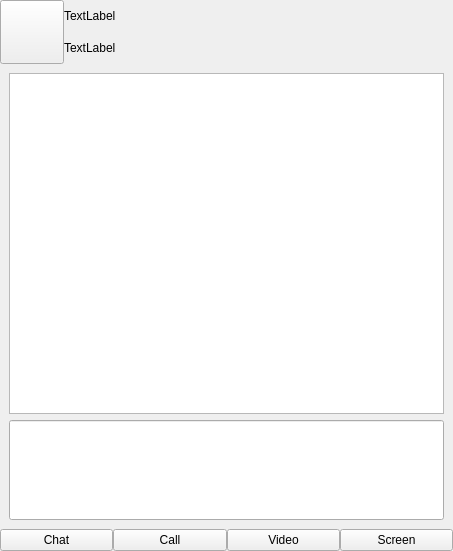
<?xml version="1.0" encoding="UTF-8"?>
<ui version="4.0">
 <class>BuddySessionWidget</class>
 <widget class="QWidget" name="BuddySessionWidget">
  <property name="geometry">
   <rect>
    <x>0</x>
    <y>0</y>
    <width>453</width>
    <height>551</height>
   </rect>
  </property>
  <property name="windowTitle">
   <string>Form</string>
  </property>
  <layout class="QVBoxLayout" name="verticalLayout_2">
   <property name="spacing">
    <number>0</number>
   </property>
   <property name="leftMargin">
    <number>0</number>
   </property>
   <property name="topMargin">
    <number>0</number>
   </property>
   <property name="rightMargin">
    <number>0</number>
   </property>
   <property name="bottomMargin">
    <number>0</number>
   </property>
   <item>
    <layout class="QHBoxLayout" name="horizontalLayout">
     <item>
      <widget class="QPushButton" name="buddyAvatar">
       <property name="sizePolicy">
        <sizepolicy hsizetype="Fixed" vsizetype="Fixed">
         <horstretch>0</horstretch>
         <verstretch>0</verstretch>
        </sizepolicy>
       </property>
       <property name="minimumSize">
        <size>
         <width>64</width>
         <height>64</height>
        </size>
       </property>
       <property name="maximumSize">
        <size>
         <width>64</width>
         <height>64</height>
        </size>
       </property>
       <property name="text">
        <string/>
       </property>
      </widget>
     </item>
     <item>
      <layout class="QVBoxLayout" name="buddyInfo">
       <item>
        <widget class="QLabel" name="buddyName">
         <property name="text">
          <string>TextLabel</string>
         </property>
        </widget>
       </item>
       <item>
        <widget class="QLabel" name="buddyDetails">
         <property name="text">
          <string>TextLabel</string>
         </property>
        </widget>
       </item>
      </layout>
     </item>
    </layout>
   </item>
   <item>
    <widget class="QStackedWidget" name="stackedWidget">
     <property name="sizePolicy">
      <sizepolicy hsizetype="Preferred" vsizetype="Preferred">
       <horstretch>0</horstretch>
       <verstretch>0</verstretch>
      </sizepolicy>
     </property>
     <property name="currentIndex">
      <number>0</number>
     </property>
     <widget class="QWidget" name="chatPage">
      <layout class="QVBoxLayout" name="verticalLayout_8">
       <item>
        <widget class="QTextEdit" name="chattedText">
         <property name="sizePolicy">
          <sizepolicy hsizetype="Expanding" vsizetype="Expanding">
           <horstretch>0</horstretch>
           <verstretch>0</verstretch>
          </sizepolicy>
         </property>
        </widget>
       </item>
       <item>
        <widget class="QLineEdit" name="chatInput">
         <property name="minimumSize">
          <size>
           <width>0</width>
           <height>100</height>
          </size>
         </property>
         <property name="maximumSize">
          <size>
           <width>16777215</width>
           <height>100</height>
          </size>
         </property>
        </widget>
       </item>
      </layout>
     </widget>
     <widget class="QWidget" name="callPage">
      <layout class="QVBoxLayout" name="verticalLayout_7"/>
     </widget>
     <widget class="QWidget" name="videoPage">
      <layout class="QVBoxLayout" name="verticalLayout_6"/>
     </widget>
     <widget class="QWidget" name="screenPage">
      <layout class="QVBoxLayout" name="verticalLayout_5"/>
     </widget>
    </widget>
   </item>
   <item>
    <layout class="QHBoxLayout" name="communicationButtons">
     <item>
      <widget class="QPushButton" name="chatButton">
       <property name="text">
        <string>Chat</string>
       </property>
      </widget>
     </item>
     <item>
      <widget class="QPushButton" name="callButton">
       <property name="text">
        <string>Call</string>
       </property>
      </widget>
     </item>
     <item>
      <widget class="QPushButton" name="videoCallButton">
       <property name="text">
        <string>Video</string>
       </property>
      </widget>
     </item>
     <item>
      <widget class="QPushButton" name="screenShareButton">
       <property name="text">
        <string>Screen</string>
       </property>
      </widget>
     </item>
    </layout>
   </item>
  </layout>
 </widget>
 <resources/>
 <connections/>
</ui>
